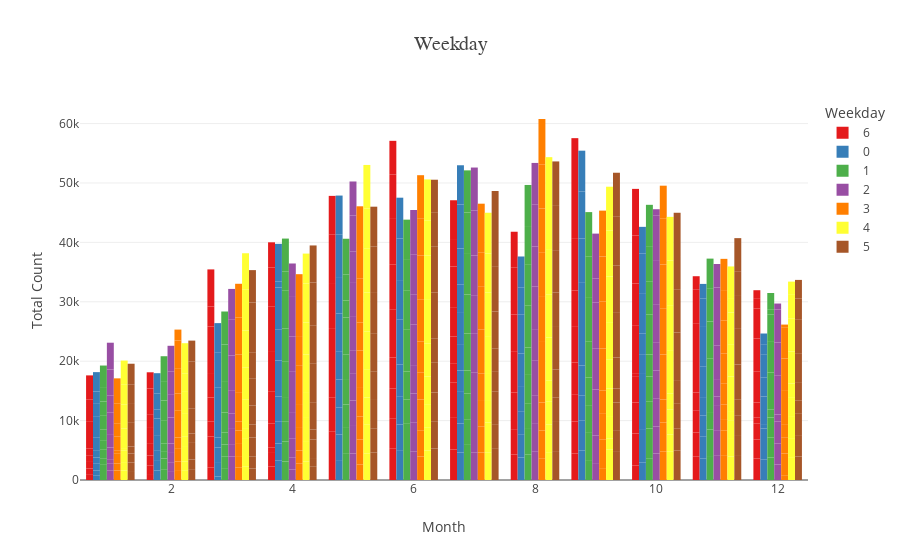

Here is the notebook cell this chart was saved with:
### Code cell
colors = px.colors.qualitative.Set1[:len(df['weekday'].unique())]

fig = px.bar(df, x='month', y='total_count', color='weekday', barmode='group', 
             title='Weekday', 
             labels={'total_count': 'Total Count', 'month': 'Month', 'weekday': 'Weekday'}, 
             color_discrete_sequence=colors)

fig.update_layout(title_font_size=20, title_font_family='Arial')
fig.show()

### Figure 1 — Plotly figure (JSON) as saved in the notebook; plotly's stock layout.template omitted (floating-point values rounded to 4 significant figures)
{"data": [{"alignmentgroup": "True", "hovertemplate": "Weekday=6<br>Month=%{x}<br>Total Count=%{y}<extra></extra>", "legendgroup": "6", "marker": {"color": "rgb(228,26,28)", "pattern": {"shape": ""}}, "name": "6", "offsetgroup": "6", "orientation": "v", "showlegend": true, "textposition": "auto", "type": "bar", "x": [1, 1, 1, 1, 1, 2, 2, 2, 2, 3, 3, 3, 3, 4, 4, 4, 4, 4, 5, 5, 5, 5, 6, 6, 6, 6, 7, 7, 7, 7, 7, 8, 8, 8, 8, 9, 9, 9, 9, 10, 10, 10, 10, 10, 11, 11, 11, 11, 12, 12, 12, 12, 12, 1, 1, 1, 1, 2, 2, 2, 2, 3, 3, 3, 3, 3, 4, 4, 4, 4, 5, 5, 5, 5, 6, 6, 6, 6, 6, 7, 7, 7, 7, 8, 8, 8, 8, 9, 9, 9, 9, 9, 10, 10, 10, 10, 11, 11, 11, 11, 12, 12, 12, 12, 12], "xaxis": "x", "y": [985, 959, 1248, 981, 1098, 1005, 1472, 1635, 1969, 2077, 2132, 3117, 2496, 2252, 2455, 795, 4036, 5312, 4714, 3409, 5805, 4758, 5342, 4966, 5119, 5202, 5119, 5336, 5923, 3285, 4475, 4294, 4150, 5191, 1115, 4484, 5345, 4511, 5423, 2429, 5409, 5217, 4308, 627, 3926, 4067, 3663, 3068, 3614, 3190, 2739, 1011, 2485, 4521, 2493, 1301, 4023, 2832, 2169, 4318, 2732, 4066, 4118, 7836, 3372, 6235, 6857, 7460, 6624, 4220, 6883, 7429, 8294, 6536, 8120, 7498, 7702, 7458, 5687, 4840, 6969, 4459, 6685, 6824, 6299, 7865, 6053, 6140, 5976, 8714, 8395, 8555, 7965, 7109, 8090, 7852, 5138, 6536, 5629, 2277, 5191, 5582, 5047, 1749, 1341], "yaxis": "y"}, {"alignmentgroup": "True", "hovertemplate": "Weekday=0<br>Month=%{x}<br>Total Count=%{y}<extra></extra>", "legendgroup": "0", "marker": {"color": "rgb(55,126,184)", "pattern": {"shape": ""}}, "name": "0", "offsetgroup": "0", "orientation": "v", "showlegend": true, "textposition": "auto", "type": "bar", "x": [1, 1, 1, 1, 1, 2, 2, 2, 2, 3, 3, 3, 3, 4, 4, 4, 4, 5, 5, 5, 5, 5, 6, 6, 6, 6, 7, 7, 7, 7, 7, 8, 8, 8, 8, 9, 9, 9, 9, 10, 10, 10, 10, 10, 11, 11, 11, 11, 12, 12, 12, 12, 1, 1, 1, 1, 1, 2, 2, 2, 2, 3, 3, 3, 3, 4, 4, 4, 4, 4, 5, 5, 5, 5, 6, 6, 6, 6, 7, 7, 7, 7, 7, 8, 8, 8, 8, 9, 9, 9, 9, 9, 10, 10, 10, 10, 11, 11, 11, 11, 12, 12, 12, 12, 12], "xaxis": "x", "y": [801, 822, 1204, 986, 1096, 1623, 1589, 1812, 2402, 605, 2417, 2471, 1693, 3249, 2895, 3744, 4191, 3351, 4333, 4553, 4660, 4788, 4906, 4460, 4744, 5305, 4649, 4881, 5302, 3606, 4302, 3785, 3820, 3873, 4334, 4940, 5046, 4274, 5010, 2918, 5511, 5041, 4381, 3331, 3649, 3717, 3520, 3071, 3485, 2743, 2431, 754, 2294, 3425, 2311, 1977, 3243, 2947, 1529, 2689, 3389, 3423, 4911, 5892, 4996, 6041, 5169, 7132, 1027, 6304, 6359, 6118, 7129, 6591, 7641, 6598, 6978, 6891, 5531, 4672, 6031, 7410, 6597, 5464, 6544, 4549, 5255, 5810, 8227, 7333, 7907, 6889, 3510, 6639, 6824, 4459, 5107, 6852, 4669, 2424, 4649, 3228, 3786, 1787, 1796], "yaxis": "y"}, {"alignmentgroup": "True", "hovertemplate": "Weekday=1<br>Month=%{x}<br>Total Count=%{y}<extra></extra>", "legendgroup": "1", "marker": {"color": "rgb(77,175,74)", "pattern": {"shape": ""}}, "name": "1", "offsetgroup": "1", "orientation": "v", "showlegend": true, "textposition": "auto", "type": "bar", "x": [1, 1, 1, 1, 1, 2, 2, 2, 2, 3, 3, 3, 3, 4, 4, 4, 4, 5, 5, 5, 5, 5, 6, 6, 6, 6, 7, 7, 7, 7, 8, 8, 8, 8, 8, 9, 9, 9, 9, 10, 10, 10, 10, 10, 11, 11, 11, 11, 12, 12, 12, 12, 1, 1, 1, 1, 1, 2, 2, 2, 2, 3, 3, 3, 3, 4, 4, 4, 4, 4, 5, 5, 5, 5, 6, 6, 6, 6, 7, 7, 7, 7, 7, 8, 8, 8, 8, 9, 9, 9, 9, 10, 10, 10, 10, 10, 11, 11, 11, 11, 12, 12, 12, 12, 12], "xaxis": "x", "y": [1349, 1321, 1000, 1416, 1501, 1712, 1913, 1107, 1446, 1872, 2046, 2077, 2028, 3115, 3348, 3429, 4073, 4401, 4362, 3958, 4274, 4098, 4548, 5020, 4010, 4708, 6043, 4086, 4458, 3840, 4266, 4326, 4338, 4758, 4634, 3351, 4713, 4539, 4630, 3570, 5117, 4570, 4187, 3669, 4035, 4486, 2765, 3867, 3811, 3310, 3403, 1317, 1951, 2376, 2298, 2432, 3624, 3784, 3422, 3129, 4322, 3333, 5298, 6153, 5558, 5936, 5585, 6370, 3214, 5572, 6273, 2843, 4359, 6043, 6998, 6664, 5099, 6779, 6227, 6569, 6830, 6966, 7105, 7013, 6883, 6530, 6917, 6034, 7525, 6869, 7436, 6778, 5478, 5875, 7058, 22, 5259, 6269, 5499, 5087, 6234, 5170, 4585, 920, 2729], "yaxis": "y"}, {"alignmentgroup": "True", "hovertemplate": "Weekday=2<br>Month=%{x}<br>Total Count=%{y}<extra></extra>", "legendgroup": "2", "marker": {"color": "rgb(152,78,163)", "pattern": {"shape": ""}}, "name": "2", "offsetgroup": "2", "orientation": "v", "showlegend": true, "textposition": "auto", "type": "bar", "x": [1, 1, 1, 1, 2, 2, 2, 2, 3, 3, 3, 3, 3, 4, 4, 4, 4, 5, 5, 5, 5, 5, 6, 6, 6, 6, 7, 7, 7, 7, 8, 8, 8, 8, 8, 9, 9, 9, 9, 10, 10, 10, 10, 11, 11, 11, 11, 11, 12, 12, 12, 12, 1, 1, 1, 1, 1, 2, 2, 2, 2, 3, 3, 3, 3, 4, 4, 4, 4, 5, 5, 5, 5, 5, 6, 6, 6, 6, 7, 7, 7, 7, 7, 8, 8, 8, 8, 9, 9, 9, 9, 10, 10, 10, 10, 10, 11, 11, 11, 11, 12, 12, 12, 12], "xaxis": "x", "y": [1562, 1263, 683, 1985, 1360, 1530, 1815, 1450, 1851, 2133, 2056, 2703, 2425, 1795, 2034, 3204, 4400, 4451, 4803, 4123, 4492, 3982, 4833, 4891, 4835, 4648, 4665, 4258, 4541, 4590, 4845, 4602, 4725, 5895, 5204, 2710, 4763, 3641, 4120, 4456, 4563, 4748, 4687, 4068, 4205, 4195, 1607, 2914, 2594, 3523, 3750, 1162, 2236, 3598, 2935, 4339, 4509, 4375, 3922, 3777, 4363, 3956, 5847, 6093, 5102, 6772, 5918, 6691, 5633, 5740, 5728, 5115, 6073, 5743, 7001, 4972, 6825, 7442, 6660, 6290, 6786, 7592, 7216, 7273, 6784, 7006, 7040, 6864, 7767, 4073, 7538, 4639, 6392, 7534, 7466, 1096, 5686, 4094, 5634, 3959, 6606, 5501, 5557, 1013], "yaxis": "y"}, {"alignmentgroup": "True", "hovertemplate": "Weekday=3<br>Month=%{x}<br>Total Count=%{y}<extra></extra>", "legendgroup": "3", "marker": {"color": "rgb(255,127,0)", "pattern": {"shape": ""}}, "name": "3", "offsetgroup": "3", "orientation": "v", "showlegend": true, "textposition": "auto", "type": "bar", "x": [1, 1, 1, 1, 2, 2, 2, 2, 3, 3, 3, 3, 3, 4, 4, 4, 4, 5, 5, 5, 5, 6, 6, 6, 6, 6, 7, 7, 7, 7, 8, 8, 8, 8, 8, 9, 9, 9, 9, 10, 10, 10, 10, 11, 11, 11, 11, 11, 12, 12, 12, 12, 1, 1, 1, 1, 2, 2, 2, 2, 2, 3, 3, 3, 3, 4, 4, 4, 4, 5, 5, 5, 5, 5, 6, 6, 6, 6, 7, 7, 7, 7, 8, 8, 8, 8, 8, 9, 9, 9, 9, 10, 10, 10, 10, 10, 11, 11, 11, 11, 12, 12, 12, 12], "xaxis": "x", "y": [1600, 1162, 1650, 506, 1526, 1605, 2115, 1917, 2134, 1891, 2192, 2121, 1536, 2808, 2162, 3944, 3872, 2633, 4182, 3855, 4978, 3974, 4401, 5180, 4507, 5225, 4629, 4342, 4332, 4656, 3574, 4780, 4694, 5130, 5058, 1996, 4785, 4352, 3907, 4826, 2416, 2424, 3894, 4186, 4109, 1817, 2566, 3613, 705, 3740, 2660, 2302, 2368, 2177, 3376, 4270, 4579, 2802, 4169, 4773, 1834, 4916, 6312, 6230, 5698, 6436, 4862, 4367, 6196, 6169, 4717, 7424, 5260, 6855, 7055, 7421, 6211, 7335, 7403, 7264, 5713, 8173, 7580, 7534, 7347, 7375, 7697, 7112, 7870, 7591, 7733, 7572, 7691, 7461, 7693, 5566, 5035, 5495, 5146, 5260, 5729, 5319, 5267, 441], "yaxis": "y"}, {"alignmentgroup": "True", "hovertemplate": "Weekday=4<br>Month=%{x}<br>Total Count=%{y}<extra></extra>", "legendgroup": "4", "marker": {"color": "rgb(255,255,51)", "pattern": {"shape": ""}}, "name": "4", "offsetgroup": "4", "orientation": "v", "showlegend": true, "textposition": "auto", "type": "bar", "x": [1, 1, 1, 1, 2, 2, 2, 2, 3, 3, 3, 3, 3, 4, 4, 4, 4, 5, 5, 5, 5, 6, 6, 6, 6, 6, 7, 7, 7, 7, 8, 8, 8, 8, 9, 9, 9, 9, 9, 10, 10, 10, 10, 11, 11, 11, 11, 12, 12, 12, 12, 12, 1, 1, 1, 1, 2, 2, 2, 2, 3, 3, 3, 3, 3, 4, 4, 4, 4, 5, 5, 5, 5, 5, 6, 6, 6, 6, 7, 7, 7, 7, 8, 8, 8, 8, 8, 9, 9, 9, 9, 10, 10, 10, 10, 11, 11, 11, 11, 11, 12, 12, 12, 12], "xaxis": "x", "y": [1606, 1406, 1927, 431, 1550, 1538, 2475, 1807, 1685, 623, 2744, 1865, 1685, 3141, 3267, 4189, 4058, 4433, 4864, 4575, 4677, 4968, 3915, 3767, 4790, 5515, 4592, 5084, 3784, 4390, 4576, 4792, 3805, 3542, 5115, 1842, 3659, 4795, 4839, 4765, 2913, 4195, 2659, 3974, 2933, 3053, 1495, 3727, 3322, 3709, 3068, 2423, 3272, 4097, 3292, 4075, 3761, 3830, 3005, 5062, 4990, 5382, 6192, 6871, 6133, 6457, 5409, 6565, 5026, 6421, 6572, 7384, 6770, 7338, 7494, 7363, 5905, 6879, 6241, 7446, 6591, 6861, 7261, 7286, 7605, 7765, 7713, 6203, 7804, 7720, 7393, 7328, 7570, 7509, 7359, 5986, 5315, 5445, 2425, 5323, 5375, 5532, 4128, 2114], "yaxis": "y"}, {"alignmentgroup": "True", "hovertemplate": "Weekday=5<br>Month=%{x}<br>Total Count=%{y}<extra></extra>", "legendgroup": "5", "marker": {"color": "rgb(166,86,40)", "pattern": {"shape": ""}}, "name": "5", "offsetgroup": "5", "orientation": "v", "showlegend": true, "textposition": "auto", "type": "bar", "x": [1, 1, 1, 1, 2, 2, 2, 2, 3, 3, 3, 3, 4, 4, 4, 4, 4, 5, 5, 5, 5, 6, 6, 6, 6, 7, 7, 7, 7, 7, 8, 8, 8, 8, 9, 9, 9, 9, 9, 10, 10, 10, 10, 11, 11, 11, 11, 12, 12, 12, 12, 12, 1, 1, 1, 1, 2, 2, 2, 2, 3, 3, 3, 3, 3, 4, 4, 4, 4, 5, 5, 5, 5, 6, 6, 6, 6, 6, 7, 7, 7, 7, 8, 8, 8, 8, 8, 9, 9, 9, 9, 10, 10, 10, 10, 11, 11, 11, 11, 11, 12, 12, 12, 12], "xaxis": "x", "y": [1510, 1421, 1543, 1167, 1708, 1746, 2927, 1461, 1944, 1977, 3239, 2210, 2227, 1471, 3126, 1683, 4595, 4608, 4105, 4917, 4679, 5312, 4586, 4844, 4991, 5362, 4040, 5538, 3387, 3846, 4866, 4905, 4153, 4661, 4727, 3544, 4760, 2395, 5202, 4985, 3644, 4304, 3747, 4046, 3368, 3392, 2792, 3940, 3620, 3577, 2209, 2999, 4098, 3214, 3163, 3456, 4151, 3831, 4154, 3487, 3194, 4569, 4378, 8362, 5459, 6460, 6398, 7290, 6233, 6296, 7030, 7639, 6734, 4127, 7736, 7665, 5823, 5463, 6207, 7499, 5870, 6904, 7175, 5786, 7148, 7582, 7350, 7504, 8009, 8167, 7415, 8156, 7282, 5424, 7444, 5847, 5992, 5698, 3910, 5668, 5008, 5611, 3623, 3095], "yaxis": "y"}], "layout": {"barmode": "group", "legend": {"title": {"text": "Weekday"}, "tracegroupgap": 0}, "title": {"font": {"family": "Arial", "size": 20}, "text": "Weekday"}, "xaxis": {"anchor": "y", "domain": [0, 1], "title": {"text": "Month"}}, "yaxis": {"anchor": "x", "domain": [0, 1], "title": {"text": "Total Count"}}}}
